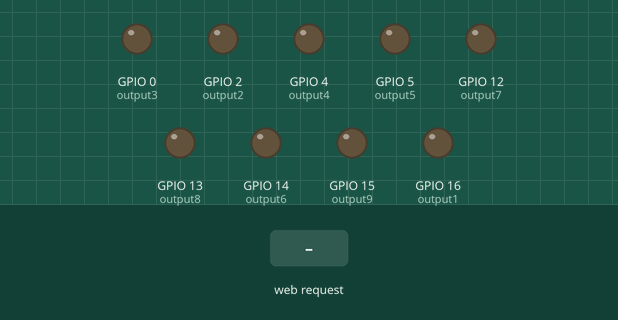
The sketch below on a simulated ESP8266 (NodeMCU). On the bench: output pins drawn as LEDs (lit = HIGH). Inputs (shaded band) come from the test bench. WiFi joins after 1.5 s; servers stay silent unless stated; what the sketch prints to the serial monitor is not drawn.

Above: at 2.7 s.
2.8 s: HTTP request GET /5/on received
At 4.0 s:
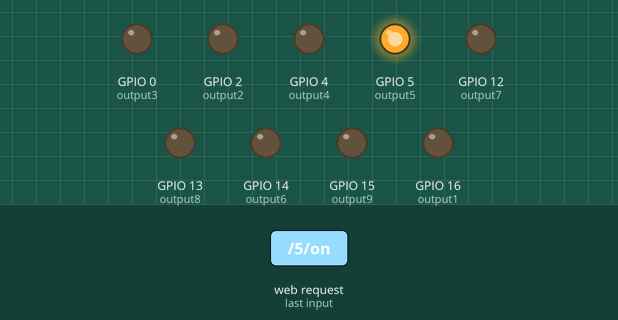
4.3 s: HTTP request GET /4/on received
At 5.2 s:
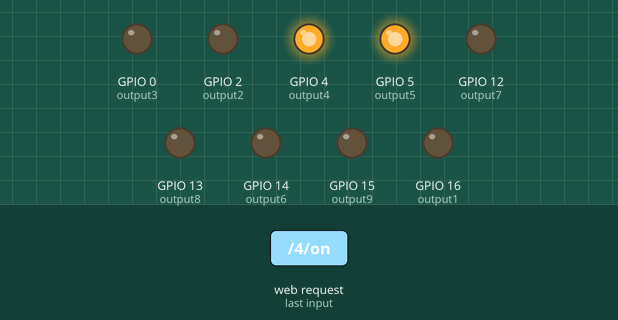
5.8 s: HTTP request GET /5/off received
At 6.3 s:
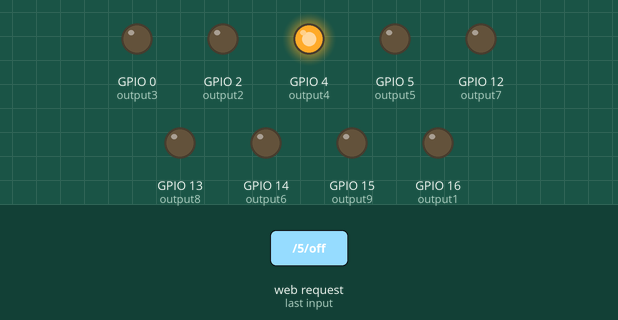
7.3 s: HTTP request GET /3/on received
At 8.5 s:
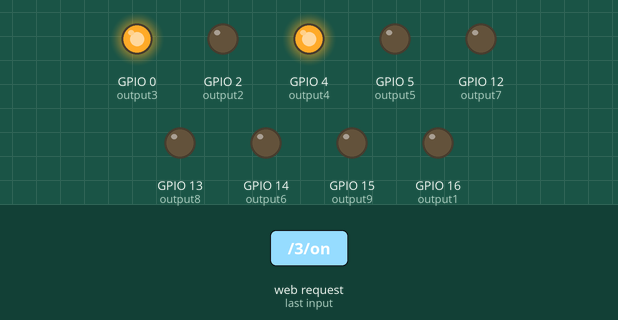
8.8 s: HTTP request GET /4/off received
At 9.8 s:
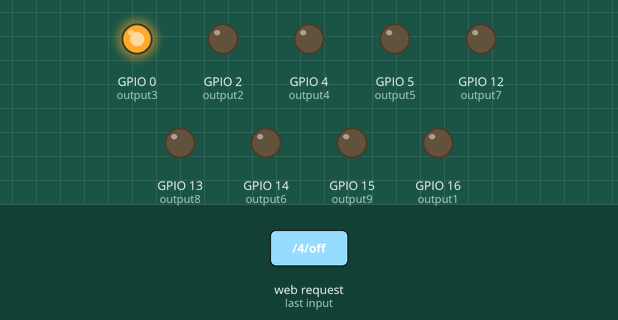
10.3 s: HTTP request GET /2/on received
At 10.9 s:
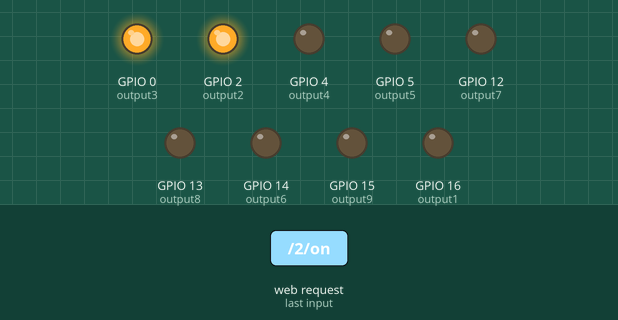
Timing chart, 0 to 12.8 s (numbered marks = the images above; inputs shaded):
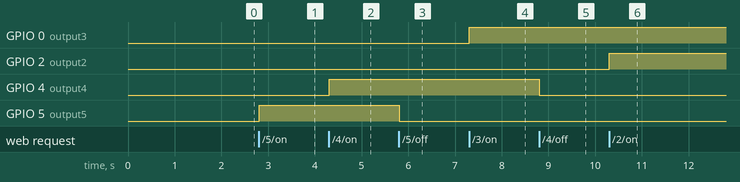

Measured:
- after the input at 2.8 s, GPIO 5 (output5): LOW → HIGH at once
- after the input at 4.3 s, GPIO 4 (output4): LOW → HIGH at once
- after the input at 5.8 s, GPIO 5 (output5): HIGH → LOW at once
- after the input at 7.3 s, GPIO 0 (output3): LOW → HIGH at once
- after the input at 8.8 s, GPIO 4 (output4): HIGH → LOW at once
- after the input at 10.3 s, GPIO 2 (output2): LOW → HIGH at once

The sketch:

robo_new_net_design_control.ino
```cpp
#include <ESP8266WiFi.h>

// Replace with your network credentials
const char* ssid     = "AFTERMATH";
const char* password = "YLLEQGQG72F";

// Set web server port number to 80
WiFiServer server(80);

// Variable to store the HTTP request
String header;

// Auxiliar variables to store the current output state
String output5State = "off";
String output4State = "off";
String output3State = "off";
String output2State = "off";
String output1State = "off";

//Servo variables as above
String output6State = "off";
String output7State = "off";
String output8State = "off";
String output9State = "off";

// Assign output variables to GPIO pins
const int output5 = 5;//d1forward
const int output4 = 4;//d2right
const int output3 = 0;//d3alt
const int output2 = 2;//d4back
const int output1 = 16;//d0left

const int output6 = 14;//d5Servo++
const int output7 = 12;//d6Servo--
const int output8 = 13;//d7Servo++
const int output9 = 15;//d8Servo--
// Current time
unsigned long currentTime = millis();
// Previous time
unsigned long previousTime = 0;
// Define timeout time in milliseconds (example: 2000ms = 2s)
const long timeoutTime = 2000;

void setup() {
  Serial.begin(115200);
  Serial.println("Setting Up");
  // Initialize the output variables as outputs
  pinMode(output5, OUTPUT);
  pinMode(output4, OUTPUT);
  pinMode(output3, OUTPUT);
  pinMode(output2, OUTPUT);
  pinMode(output1, OUTPUT);
  //Servo control outputs
  pinMode(output6, OUTPUT);
  pinMode(output7, OUTPUT);
  pinMode(output8, OUTPUT);
  pinMode(output9, OUTPUT);
  // Set outputs to LOW
  digitalWrite(output5, LOW);
  digitalWrite(output4, LOW);
  digitalWrite(output3, LOW);
  digitalWrite(output2, LOW);
  digitalWrite(output1, LOW);

  // Connect to Wi-Fi network with SSID and password
  Serial.print("Connecting to ....");
  Serial.println(ssid);
  WiFi.begin(ssid, password);
  while (WiFi.status() != WL_CONNECTED) {
    delay(500);
    Serial.print(".");
  }
  // Print local IP address and start web server
  Serial.println("");
  Serial.println("WiFi connected.");
  Serial.println("IP address: ");
  Serial.println(WiFi.localIP());
  server.begin();
}

void loop() {
  WiFiClient client = server.available();   // Listen for incoming clients
  if (client) {                             // If a new client connects,
    Serial.println(WiFi.localIP());
    Serial.println("New Client.");          // print a message out in the serial port
    String currentLine = "";                // make a String to hold incoming data from the client
    currentTime = millis();
    previousTime = currentTime;
    while (client.connected() && currentTime - previousTime <= timeoutTime) { // loop while the client's connected
      currentTime = millis();
      if (client.available()) {             // if there's bytes to read from the client,
        char c = client.read();             // read a byte, then
        Serial.write(c);                    // print it out the serial monitor
        header += c;
        if (c == '\n') {                    // if the byte is a newline character
          // if the current line is blank, you got two newline characters in a row.
          // that's the end of the client HTTP request, so send a response:
          if (currentLine.length() == 0) {
            // HTTP headers always start with a response code (e.g. HTTP/1.1 200 OK)
            // and a content-type so the client knows what's coming, then a blank line:
            client.println("HTTP/1.1 200 OK");
            client.println("Content-type:text/html");
            client.println("Connection: close");
            client.println();

            // turns the GPIOs on and off
            if (header.indexOf("GET /5/on") >= 0) {
              Serial.println("GPIO 5 on");
              output2State = "off";
              output5State = "on";
              digitalWrite(output5, HIGH);
            } else if (header.indexOf("GET /5/off") >= 0) {
              Serial.println("GPIO 5 off");
              output5State = "off";
              digitalWrite(output5, LOW);
            } else if (header.indexOf("GET /4/on") >= 0) {
              Serial.println("GPIO 4 on");
              output4State = "on";
              digitalWrite(output4, HIGH);
            } else if (header.indexOf("GET /4/off") >= 0) {
              Serial.println("GPIO 4 off");
              output4State = "off";
              digitalWrite(output4, LOW);
            } else if (header.indexOf("GET /3/on") >= 0) {
              Serial.println("GPIO 3 on");
              output3State = "on";
              digitalWrite(output3, HIGH);
            } else if (header.indexOf("GET /3/off") >= 0) {
              Serial.println("GPIO 3 off");
              output3State = "off";
              digitalWrite(output3, LOW);
            } else if (header.indexOf("GET /2/on") >= 0) {
              Serial.println("GPIO 2 on");
              output5State = "off";
              output2State = "on";
              digitalWrite(output2, HIGH);
            } else if (header.indexOf("GET /2/off") >= 0) {
              Serial.println("GPIO 2 off");
              output2State = "off";
              digitalWrite(output2, LOW);
            } else if (header.indexOf("GET /1/on") >= 0) {
              Serial.println("GPIO 1 on");
              output1State = "on";
              digitalWrite(output1, HIGH);
            } else if (header.indexOf("GET /1/off") >= 0) {
              Serial.println("GPIO 1 off");
              output1State = "off";
              digitalWrite(output1, LOW);
            }
            else if (header.indexOf("GET /6/on") >= 0) {
              Serial.println("GPIO 6 on");
              output6State = "on";
              digitalWrite(output6, HIGH);
            }else if (header.indexOf("GET /6/off") >= 0) {
              Serial.println("GPIO 6 off");
              output6State = "off";
              digitalWrite(output6, LOW);
            }else if (header.indexOf("GET /7/on") >= 0) {
              Serial.println("GPIO 7 on");
              output7State = "on";
              digitalWrite(output7, HIGH);
            }else if (header.indexOf("GET /7/off") >= 0) {
              Serial.println("GPIO 7 off");
              output7State = "off";
              digitalWrite(output7, LOW);
            }else if (header.indexOf("GET /8/on") >= 0) {
              Serial.println("GPIO 8 on");
              output8State = "on";
              digitalWrite(output8, HIGH);
            }else if (header.indexOf("GET /8/off") >= 0) {
              Serial.println("GPIO 8 off");
              output8State = "off";
              digitalWrite(output8, LOW);
            }

            else if (header.indexOf("GET /9/on") >= 0) {
              Serial.println("GPIO 9 on");
              output9State = "on";
              digitalWrite(output9, HIGH);
            }else if (header.indexOf("GET /9/off") >= 0) {
              Serial.println("GPIO 9 off");
              output9State = "off";
              digitalWrite(output9, LOW);
            }

            // Display the HTML web page
            client.println("<!DOCTYPE html><html>");
            client.println("<head><meta charset=\"UTF-8\"><meta name=\"viewport\" content=\"width=device-width, initial-scale=1\">");
            client.println("<title>Robot Net Control</title>");

            client.println("<style>*{margin: 0;padding: 0;}");
            client.println("body{background-color: rgba(188, 241, 228, 0.267);}");
            client.println("h1{width: 100%;display: flex;justify-content: center;margin: auto;}");
            client.println(".center{width: 100%;height: 50vh;display: flex;justify-content: center;align-items: center;}");
            client.println(".container{width: 100%;display: grid;grid-template-columns: 1fr 1fr 1fr;grid-template-rows: 1fr 1fr 1fr;grid-template-areas:\"topl forward topr\"\"lefty alt righty\"\"botl backward botr\";}");
            client.println(".item-5{grid-area: forward;}");
            client.println(".item-4{grid-area: righty;}");
            client.println(".item-3{grid-area: alt;}");
            client.println(".item-2{grid-area: backward;}");
            client.println(".item-6{grid-area: topl;}");
            client.println(".item-7{grid-area: botl;}");
            client.println(".item-8{grid-area: topr;}");
            client.println(".item-9{grid-area: botr;}");

            client.println(".button{margin: 1em;padding: 1em;width: 5em;border-radius: 10px;border: 1px transparent solid;box-shadow:1px 2px 4px grey;}");
            client.println(".button1{background-color: rgb(167, 166, 166); margin: 1em;padding: 1em;width: 5em;border-radius: 10px;border: 1px transparent solid;box-shadow:1px 2px 4px grey;}");
            client.println(".buttonS{margin: 1em;padding: 1em;width: 5em;border-radius: 40px;border: 1px transparent solid;box-shadow:1px 2px 4px grey;}");
            client.println(".buttonS1{background-color: rgb(184, 178, 251); margin: 1em;padding: 1em;width: 5em;border-radius: 40px;border: 1px transparent solid;box-shadow:1px 2px 4px grey;}</style></head>");

            client.println("<body><h1>AMeCaR Control</h1><div class=\"center\"><div class=\"container\">");


            if (output5State == "off") {
              client.println("<div class = \"item item-5\"><a class=\"signals\" href=\"/5/on\"><button class=\"button\">▲</button></a></div>");
            } else {
              client.println("<div class = \"item item-5\"><a class=\"signals\" href=\"/5/off\"><button class=\"button1\">▲</button></a></div>");
            }


            if (output4State == "off") {
              client.println("<div class = \"item item-4\"><a  class=\"signals\" href=\"/4/on\"><button class=\"button\">►</button></a></div>");
            } else {
              client.println("<div class = \"item item-4\"><a  class=\"signals\" href=\"/4/off\"><button class=\"button1\">►</button></a></div>");
            }

            if (output3State == "off") {
              client.println("<div class = \"item item-3\"><a  class=\"signals\" href=\"/3/on\"><button class=\"button\">ALT</button></a></div>");
            } else {
              client.println("<div class = \"item item-3\"><a  class=\"signals\" href=\"/3/off\"><button class=\"button1\">ALT</button></a></div>");
            }

            if (output2State == "off") {
              client.println("<div class = \"item item-2\"><a  class=\"signals\" href=\"/2/on\"><button class=\"button\">▼</button></a></div>");
            } else {
              client.println("<div class = \"item item-2\"><a  class=\"signals\" href=\"/2/off\"><button class=\"button1\">▼</button></a></div>");
            }

            if (output1State == "off") {
              client.println("<div class = \"item item-1\"><a  class=\"signals\" href=\"/1/on\"><button class=\"button\">◄</button></a></div>");
            } else {
              client.println("<div class = \"item item-1\"><a  class=\"signals\" href=\"/1/off\"><button class=\"button1\">◄</button></a></div>");
            }

            if (output6State == "off") {
              client.println("<div class = \"item item-6\"><a class = \"servo\" href=\"/6/on\"><button class=\"buttonS\">+</button></a></div>");
            } else {
              client.println("<div class = \"item item-6\"><a href=\"/6/off\"><button class=\"buttonS1\">+</button></a></div>");
            }
            if (output7State == "off") {
              client.println("<div class = \"item item-7\"><a href=\"/7/on\"><button class=\"buttonS\">-</button></a></div>");
            } else {
              client.println("<div class = \"item item-7\"><a href=\"/7/off\"><button class=\"buttonS1\">-</button></a></div>");
            }
            if (output8State == "off") {
              client.println("<div class = \"item item-8\"><a href=\"/8/on\"><button class=\"buttonS\">+</button></a></div>");
            } else {
              client.println("<div class = \"item item-8\"><a href=\"/8/off\"><button class=\"buttonS1\">+</button></a></div>");
            }
            if (output9State == "off") {
              client.println("<div class = \"item item-9\"><a href=\"/9/on\"><button class=\"buttonS\">-</button></a></div>");
            } else {
              client.println("<div class = \"item item-9\"><a href=\"/9/off\"><button class=\"buttonS1\">-</button></a></div>");
            }
            client.println("</div></div>");
            client.println("<script>window.addEventListener(\"load\", () => {");
            client.println("console.log(\"loaded\");");
            client.println("let link = document.querySelectorAll(\".signals\");");
            client.println("link.forEach((item, index) => {item.addEventListener(\"click\", (e) => {e.preventDefault();");
            client.println("link.forEach((lin, i) => {if(i!== index){lin.lastChild.classList.remove(\"button1\");");
            client.println("console.log(i, index);}");
            client.println("})");
            client.println("item.lastChild.classList.add(\"button1\");");
            client.println("location.href = item.href;");
            client.println("console.log(item.href);console.log(\"You clicked \" + index);}) })");
            client.println("console.log(link);});</script>");
            client.println("</body></html>");

            // The HTTP response ends with another blank line
            client.println();
            // Break out of the while loop
            break;
          } else { // if you got a newline, then clear currentLine
            currentLine = "";
          }
        } else if (c != '\r') {  // if you got anything else but a carriage return character,
          currentLine += c;      // add it to the end of the currentLine
        }
      }
    }
    // Clear the header variable
    header = "";
    // Close the connection
    client.stop();
    Serial.println("Client disconnected.");
    Serial.println("");
  }
}
```
